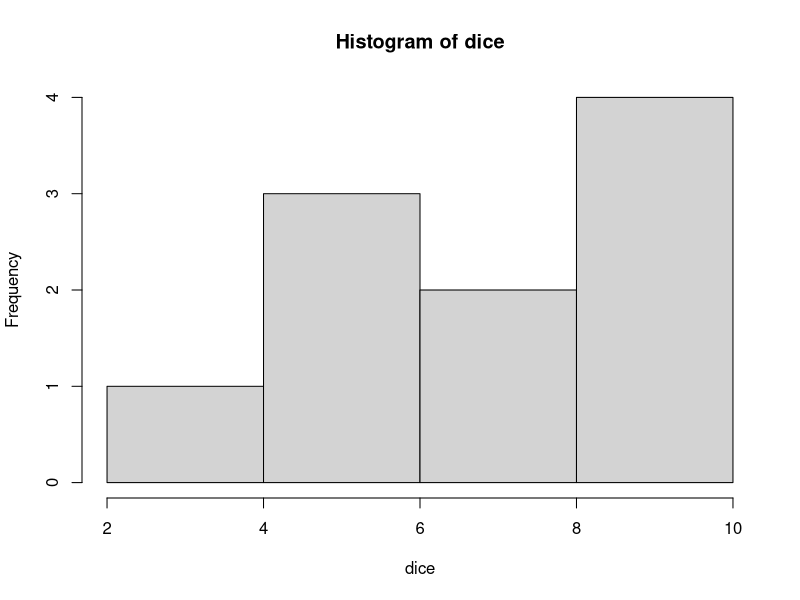
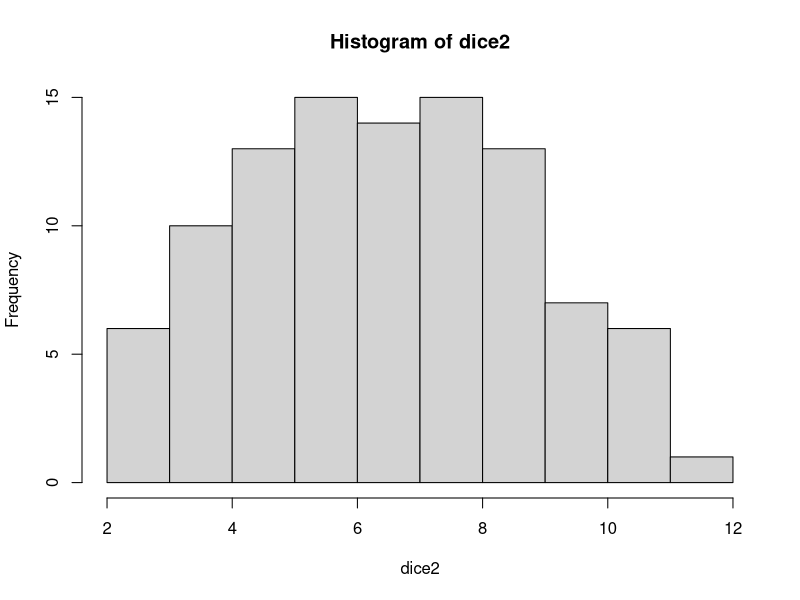
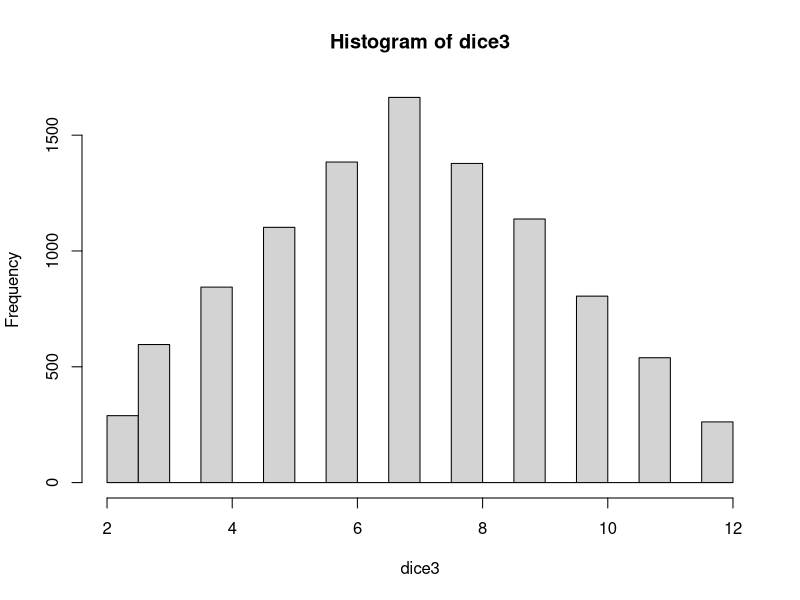
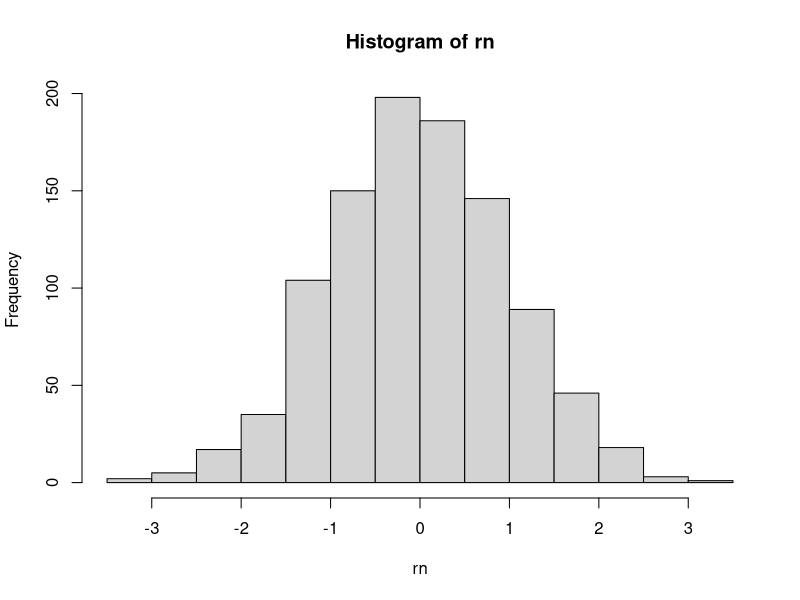
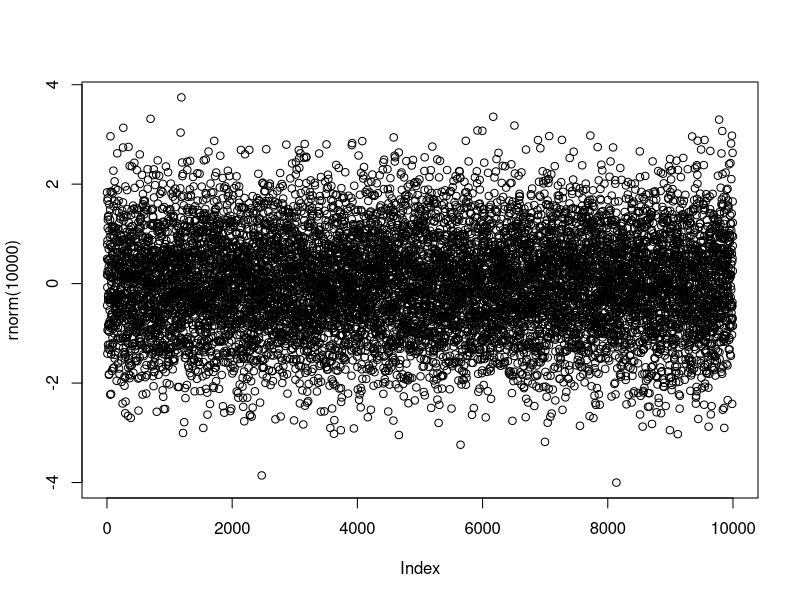
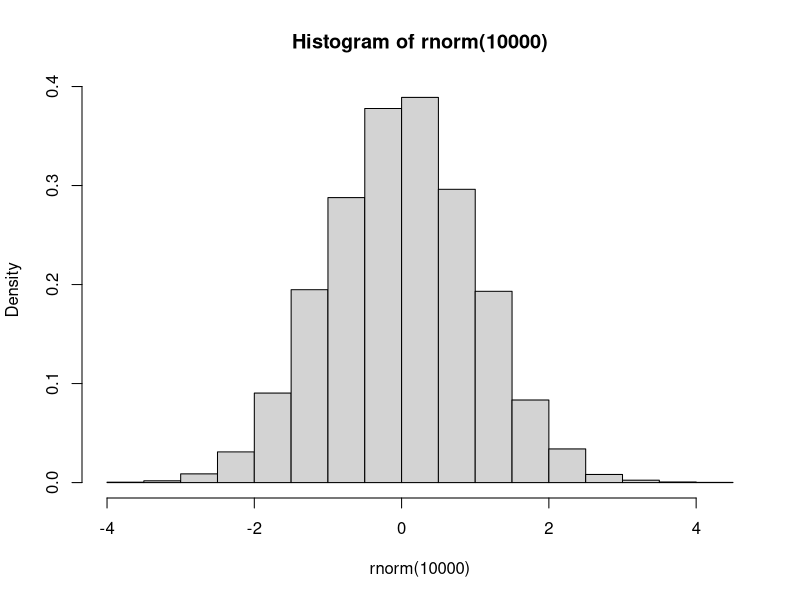

These charts were generated, in order, by the following R code:
dice <- sample(1:6, 10, replace = T) + sample(1:6, 10, replace = T)
hist(dice)
dice2 <- sample(1:6, 10^2, replace = T) + sample(1:6, 10^2, replace = T)
hist(dice2)
dice3 <- sample(1:6, 10^4, replace = T) + sample(1:6, 10^4, replace = T)
hist(dice3)


rn<-rnorm(1000)
hist(rn)

plot(rnorm(10000))
hist(rnorm(10000),prob=T)


zscore=dnorm(70.472,mean=70,sd=5)
zscore

zscore1=(70.472-70)/5
zscore1
quantile=pnorm(70.472,mean=70,sd=5)
quantile*100


1-pnorm(1,mean=3,sd=sqrt(5))
pnorm(-0.8944)
